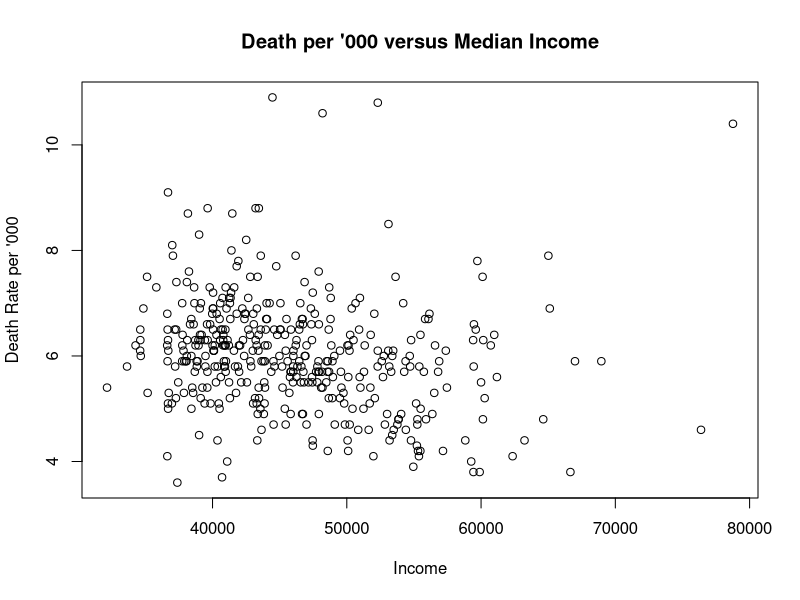
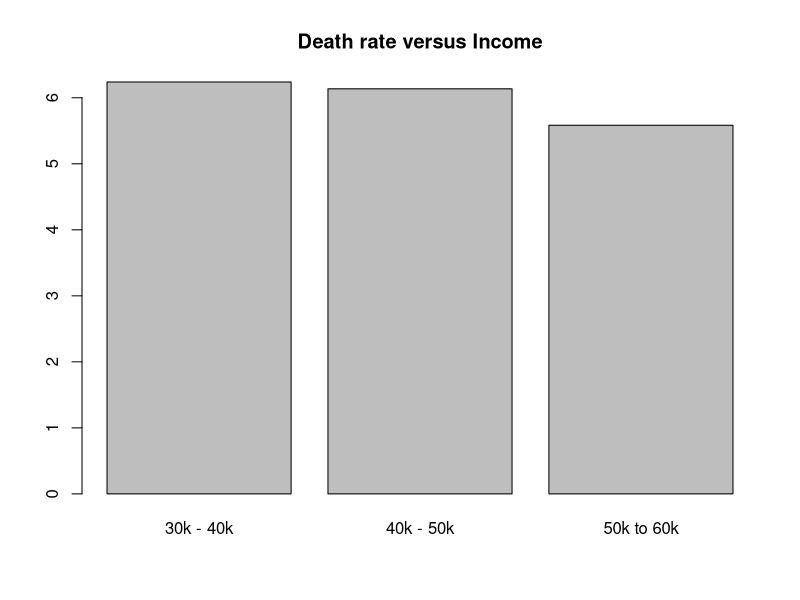
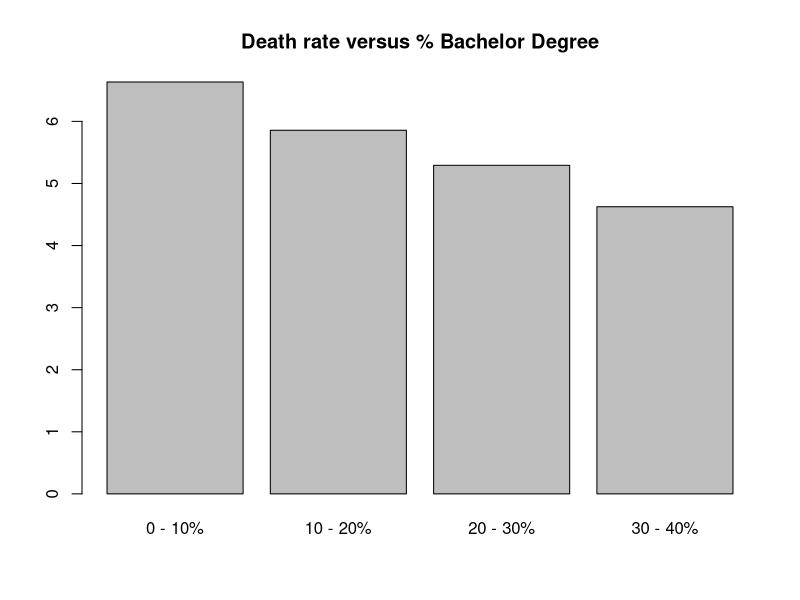

R code for these plots, in order:
library(openxlsx)

##Population##
pop <- read.xlsx("14100DS0002_2017-03.xlsx",
                 sheet ="Population and People _LGA_1540",
                 startRow = 5)
pop[pop == "-"]<- NA

#Percentage Age distribution of Population
percent_age_dist <- subset(pop, select = c(2:12))
colnames(percent_age_dist) = percent_age_dist[2, ]
percent_age_dist <- percent_age_dist[-c(1:3),]

#Age distribution of population
age_dist <- subset(pop, select = c(2,3,51:69))
colnames(age_dist) = age_dist[2,]
age_dist <- age_dist[-c(1:3),]

#Age distribution of males
age_dist_m <- subset(pop, select = c(2,3,13:31))
colnames(age_dist_m) = age_dist_m[2,]
age_dist_m <- age_dist_m[-c(1:3),]

#Age distribution of females
age_dist_f <- subset(pop, select = c(2,3,32:50))
colnames(age_dist_f) = age_dist_f[2,]
age_dist_f <- age_dist_f[-c(1:3),]

#Percentage of working age population per area
work_age <- subset(pop, select = c(2,3,70))
colnames(work_age) = work_age[2,]
work_age <- work_age[-c(1:3),]

##Median Age##
#Median age per area
med_age <- subset(pop, select = c(2,3,71:73))
colnames(med_age) = med_age[2,]
med_age <- med_age[-c(1:3),]

##Births and Deaths##
#Births per area
birth <- subset(pop, select =c(2,3,74))
colnames(birth) = birth[1,]
birth <- birth[-c(1:3),]
#Fertility per female
fertility <- subset(pop, select =c(2,3,75))
colnames(fertility) = fertility[1,]
fertility <- fertility[-c(1:3),]
#Deaths per area
death <- subset(pop, select =c(2,3,76))
colnames(death) = death[1,]
death <- death[-c(1:3),]
#Standardised death per area
death_st <- subset(pop, select =c(2,3,77))
colnames(death_st) = death_st[1,]
death_st <- death_st[-c(1:3),]

##Population Desity##
pop_den <- subset (pop, select = c(2,3,78))
colnames(pop_den) = pop_den[3,]
pop_den <- pop_den[-c(1:3),]

#Percentage of Aboriginal people per area
perc_ind <- subset(pop, select =c(2,3,79))
colnames(perc_ind) = perc_ind[1,]
perc_ind <- perc_ind[-c(1:3),]

#Overseas Population
overseas_pop <- subset(pop, select =c(2,3,80:89), X81 != "-")
colnames(overseas_pop) = overseas_pop[1,]
overseas_pop <- overseas_pop[-c(1:3),]

##Migration##
#Arrivals
arrivals <- subset(pop, select =c(2,3,90))
colnames(arrivals) = arrivals[1,]
arrivals <- arrivals[-c(1:3),]

#Departures
departures <- subset(pop, select =c(2,3,91))
colnames(departures) = departures[1,]
departures <- departures[-c(1:3),]

#Net arrivals
net <- subset(pop, select =c(2,3,92))
colnames(net) = net[1,]
net <- net[-c(1:3),]

##Industry and Sectors##
ind <- read.xlsx("14100DS0004_2017-03.xlsx",
                 sheet = "Economy and Industry _LGA_15424",
                 startRow = 6)
ind[ind == "-"] <- NA

#Businesses with number of employees
num_emp <- subset(ind, select = c(2,3,4:8))
colnames(num_emp) = num_emp[1,]
num_emp <- num_emp[-c(1:2),]

#Business entries
bus_ent <- subset(ind, select = c(2,3,9:13))
colnames(bus_ent) = bus_ent[1,]
bus_ent <- bus_ent[-c(1:2),]

#Business exits
bus_exit <- subset(ind, select = c(2,3,14:18))
colnames(bus_exit) = bus_exit[1,]
bus_exit <- bus_exit[-c(1:2),]

#Businesses per industry
bus_ind <- subset(ind, select = c(2,3,19:39))
colnames(bus_ind) = bus_ind[1,]
bus_ind <- bus_ind[-c(1:2),]

#Building approvals
bud_app <- subset(ind, select = c(2,3,40:49))
colnames(bud_app) = bud_app[1,]
bud_app <- bud_app[-c(1:2),]

#Bankrupts
bankrupts <- subset(ind, select = c(2,3,54:56))
colnames(bankrupts) = bankrupts[1,]
bankrupts <- bankrupts[-c(1:2),]

#Percentage of workforce per industry
work_ind <- subset(ind, select = c(2,3,57:76))
colnames(work_ind) = work_ind[1,]
work_ind <- work_ind[-c(1:2),]
work_ind <- work_ind[work_ind$Manufacturing != "-",]

#Type of vehicle
vec_type <- subset(ind, select =c(2,3,77:86))
colnames(vec_type) = vec_type[1,]
vec_type <- vec_type[-c(1:2),]

#Vehicle fuel type
vec_fuel <- subset(ind, select = c(2,3,87:90))
colnames(vec_fuel) = vec_fuel[1,]
vec_fuel <- vec_fuel[-c(1:2),]

#Vehicle years since manufacture
vec_manu <- subset(ind, select = c(2,3,91:93))
colnames(vec_manu) = vec_manu[1,]
vec_manu <- vec_manu[-c(1:2),]

#Income Employment and Education
iee <- read.xlsx("14100DS0006_2017-03.xlsx",
                 sheet ="Income_Educ and Emp_Health_LGA_",
                 startRow = 6)
iee[iee == "-"] <- NA

##Estimates of personal income
epi <- subset(iee, select = c(2:21), X5 != "-")
colnames(epi) = epi[1,]
epi <- epi[-c(1:2),]

##Income##
#Number, median and total employee income
employee_income <- subset(epi, select = c(1,2,3:5))
#Number, median and total self-employed income
own_income <- subset(epi, select = c(1,2,6:8))
#Number, median and total investment income
invest_income <- subset(epi, select = c(1,2,9:11))
#Number, median and total super income
super_income <- subset(epi, select = c(1,2,12:14))
#Number, median and total other income
other_income <- subset(epi, select = c(1,2,15:17))
#Number, median and total total income
total_income <- subset(epi, select = c(1,2,18:20))

##Government Pensions and Allowances
gpa <- subset(iee, select = c(2,3,22:37))
colnames(gpa) = gpa[1,]
gpa <- gpa[-c(1:2),]

##Education
edu <- subset(iee, select = c(2,3,37:42), X37 != "-")
colnames(edu) = edu[1,]
edu <- edu[-c(1:2),]

##Occupation
ocu <- subset(iee, select = c(2,3,43:51), X44 != "-")
colnames(ocu) = ocu[1,]
ocu <- ocu[-c(1:2),]

##Youth Engagement with workforce
youth <- subset(iee, select = c(2,3,52:59), X53 != "-")
colnames(youth) = youth[1,]
youth <- youth[-c(1:2),]

##Labour force
lbf <- subset(iee, select = c(2,3,60:63), X61 != "-")
colnames(lbf) = lbf[1,]
lbf <- lbf[-c(1:2),]

#Family and Community, Land and Environment
fcle <- read.xlsx("14100DS0008_2017-03.xlsx",
                  sheet = "Family_Land_LGA_1546198",
                  startRow = 6)
fcle[fcle == "-"] <- NA

#Family and Community
fc <- subset(fcle, select = c(2,3,4:53), X7 != "-")
colnames(fc) = fc[1,]
fc <- fc[-c(1:2),]

#English proficiency
eng_prof <- subset(fc, select = c(1,2,3:7))

#Citizenship
citizen <- subset(fc, select = c(1,2,8:10))

#Transport to and from work
transport <- subset(fc, select = c(1,2,11:22))

#Total employed
t_employ <- subset(fc, select = c(1,2,23))

#Household size
#Lone, Group, Family, Total, Average
house_size <- subset(fc, select = c(1,2,24:28))

#Family size
fam_size <- subset(fc, select = c(1,2,29:36))

#Voluntary work / care
vol <- subset(fc, select = c(1,2,37:41))

#Internet connect
int <- subset(fc, select = c(1,2,42:45))

#Average rental and mortgage payments
avg_rent_mort <- subset(fc, select = c(1,2,46:47))

#SEIFA Decile Ranking
seifa <- subset(fc, select = c(1,2,48:51))

#Land and environment
le <- subset(fcle, select = c(2,3,53:70), LAND.AREA != "-")
colnames(le) = fcle[1,c(2,3,53:70)]
le <- le[-c(1),]

#Land
land <- subset(le, select = c(1,2,3:18))

#Solar Panel 
solar <- subset(le, select = c(1,2,19:20))

############################################################
############################################################
############################################################

##Sample Death vs income graph
colnames(death_st)[1] <- "Area"
colnames(employee_income)[1] <- "Area"
colnames(death_st)[2] <- "Year"
colnames(death_st)[3] <- "StandardisedDeath"
colnames(employee_income)[2] <- "Year"
#Select data who's year is 2013
death_st_13 <- death_st[death_st$Year == "2013",]
#Combine dataframes together
income_death <- merge(death_st_13, employee_income)
income_death <- na.omit(income_death)
colnames(income_death)[4] <- "MedianIncome"
##income_death <- income_death[income_death$StandardisedDeath != "-",]
#Plot death rate vs income on a scatter plot
plot(income_death$MedianIncome, income_death$StandardisedDeath , main="Death per '000 versus Median Income", 
     xlab="Income", ylab="Death Rate per '000")
income_death <- transform(income_death, MedianIncome = as.numeric(MedianIncome))
income_death <- transform(income_death, StandardisedDeath = as.numeric(StandardisedDeath))
a <- with(income_death, mean(StandardisedDeath[MedianIncome > 30000 & MedianIncome < 40000]))
b <- with(income_death, mean(StandardisedDeath[MedianIncome > 40000 & MedianIncome < 50000]))
c <- with(income_death, mean(StandardisedDeath[MedianIncome > 50000 & MedianIncome < 60000]))
death_income <- c(a,b,c)
barplot(death_income, main="Death rate versus Income",
        names.arg=c("30k - 40k", "40k - 50k", "50k to 60k"))
#with(income_death, mean(StandardisedDeath[MedianIncome > 60000 & MedianIncome < 70000]))
#with(income_death, mean(StandardisedDeath[MedianIncome > 70000 & MedianIncome < 80000]))

##Education vs death
colnames(edu)[1] <- "Area"
death_st <- death_st[death_st$Year == 2011,]
death_st <- na.omit(death_st)
edu_death <- merge(edu, death_st, by = "Area")
edu_death[3:10] <- lapply(edu_death[3:10], as.numeric)
colnames(edu_death)[5] <- "Bachelor"
a <- with(edu_death, mean(StandardisedDeath[ Bachelor > 0 & Bachelor < 10]))
b <- with(edu_death, mean(StandardisedDeath[ Bachelor > 10 & Bachelor < 20]))
c <- with(edu_death, mean(StandardisedDeath[ Bachelor > 20 & Bachelor < 30]))
d <- with(edu_death, mean(StandardisedDeath[ Bachelor > 30 & Bachelor < 40]))
death_bach <- c(a,b,c,d)
barplot(death_bach, main="Death rate versus % Bachelor Degree",
        names.arg=c("0 - 10%", "10 - 20%", "20 - 30%", "30 - 40%"))

##Removing bottom 25% quartile##
#Remove NA data
test <- na.omit(death_st)
#Convert the data to numeric
test <- transform(test, StandardisedDeath = as.numeric(StandardisedDeath))
#Obtain new data frame by removing bottom 25%
test2 <- test[ test$StandardisedDeath > quantile(test$StandardisedDeath , 0.25 ) , ]